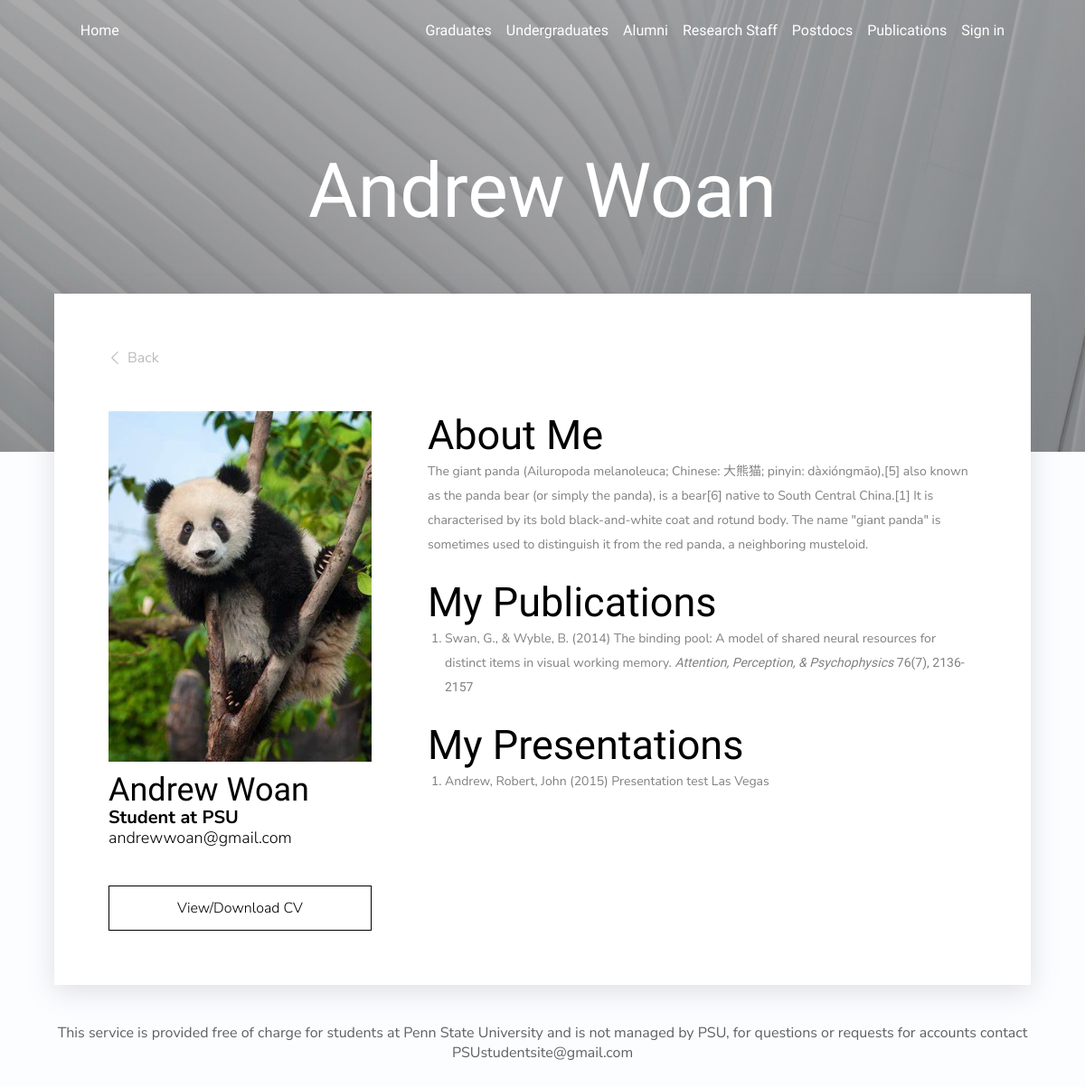
The page /profile/AndrewWoan2/ on the database its author committed.
### users/models.py (models this page shows, shortened)
class Profile(models.Model):
    ACCOUNT_TYPES = (
        ('undergrad', 'Undergraduate'),
        ('grad', 'Graduate'),
        ('invisible', 'Invisible'),
        ('post', 'Postdocs'),
        ('res', 'Research Staff'),
        ('alum', 'Alumni'),
    )
    user = models.OneToOneField(User, on_delete=models.CASCADE, null=True)
    profile_picture = models.ImageField(
        null=True, blank=True, upload_to='profiles/', default='profiles/default.png')
    username = models.CharField(
        max_length=300, null=True, blank=True, unique=True)
    name = models.CharField(max_length=300, null=True)
    email = models.EmailField(max_length=1000, null=True)
    account_type = models.CharField(max_length=300, null=True,
                                    blank=True, choices=ACCOUNT_TYPES)
    area_of_interest = models.CharField(max_length=300, null=True)
    description = models.TextField(null=True, blank=True)
    skills_and_ongoing_projects = RichTextField(null=True, blank=True)
    cv = models.FileField(
        max_length=300, upload_to='profiles/', null=True, blank=True)
    resume = models.FileField(
        max_length=300, upload_to='profiles/', null=True, blank=True)
    orcid = models.CharField(max_length=300, null=True, blank=True)
    linkedin = models.CharField(max_length=300, null=True, blank=True)
    twitter = models.CharField(max_length=300, null=True, blank=True)
    osf = models.CharField(max_length=300, null=True, blank=True)
    github = models.CharField(max_length=300, null=True, blank=True)
    facebook = models.CharField(max_length=300, null=True, blank=True)
    youtube = models.CharField(max_length=300, null=True, blank=True)
    website = models.CharField(max_length=300, null=True, blank=True)
    date_created = models.DateTimeField(auto_now_add=True)
    id = models.UUIDField(default=uuid.uuid4, unique=True,
                          primary_key=True, editable=False)

class UserPublications(models.Model):
    DISPLAY_NO = (
        ('display', 'Display'),
        ('noDisplay', 'Do not display'),
    )
    author = models.ForeignKey(
        Profile, on_delete=models.CASCADE, null=True, blank=True)
    title = models.CharField(max_length=500, null=True, blank=True)
    status_date = models.CharField(max_length=300, null=True, blank=True)
    only_enter_year_xxxx = models.IntegerField(null=True)
    contributors = models.CharField(max_length=1000, null=True, blank=True)
    journal_info = models.CharField(max_length=1000, null=True, blank=True)
    journal_title = models.CharField(max_length=1000, null=True, blank=True)
    pub_link = models.CharField(max_length=500, null=True, blank=True)
    display = models.CharField(
        max_length=300, null=True, blank=True, default='display', choices=DISPLAY_NO)
    id = models.UUIDField(default=uuid.uuid4, unique=True,
                          primary_key=True, editable=False)

class UserPresentations(models.Model):
    author = models.ForeignKey(
        Profile, on_delete=models.CASCADE, null=True, blank=True)
    title = models.CharField(max_length=500, null=True, blank=True)
    status_date = models.CharField(max_length=300, null=True, blank=True)
    contributors = models.CharField(max_length=500, null=True, blank=True)
    conference_venue = models.CharField(max_length=500, null=True, blank=True)
    id = models.UUIDField(default=uuid.uuid4, unique=True,
                          primary_key=True, editable=False)

### users/views.py (the view)
# urls.py: path('profile/<str:username>/', views.userProfile, name='user-profile'),
def userProfile(request, username):
    profile = Profile.objects.get(username=username)
    publications = profile.userpublications_set.all()
    presentations = profile.userpresentations_set.all()
    context = {'profile': profile, 'publications': publications,
               'presentations': presentations}
    return render(request, 'users/user-profile.html', context)

### users/templates/users/user-profile.html (shortened to what this page needs)
{% extends "main.html"%}
{% block content %}
<div class="background-image4">
    <div class="hero-titles">
        <h1 class="hero-title2">
            {{profile.name}}
        </h1>
    </div>
</div>
<div class="profile-section2">
    <div class="paper2">
        <div class="back">
            <a href="{% url 'profiles' %}" class="back-container">
                <div class="back-name">Back</div>
            </a>
        </div>
        <div class="everything-else">
            <div class="left-profile">
                <div class="formatting2">
                    <img src="{{ profile.profile_picture.url }}" alt="">
                </div>
                <div class="profile-name">{{profile.name}}</div>
                <div class="profile-occupation">{{profile.area_of_interest}}</div>
                <div class="profile-email">{{profile.email}}</div>
                {% if profile.cv %}
                <div class="cv-cont"><a href="{{profile.cv.url}}" class="cv-else">View/Download CV</a>
                </div>
                {% endif %}
            </div>
            <div class="right-profile">
                {% if profile.description %}
                <div class="bio-title about-me just">About Me</div>
                <div class="about-text profile-text">{{profile.description}}</div>
                {% endif %}
                {% if publications %}
                <div class="bio-title my-publications">My Publications</div>
                <ol class="pubs">
                    {% for publication in publications %}
                        <li class="about-text profile-text2">{{publication.contributors}} ({{publication.status_date}}) {{publication.title}} <span style="font-style:italic;">{{publication.journal_title}}</span> <span>{{publication.journal_info}}</span></li>
                    {% endfor %}
                </ol>
                {% endif %}
                {% if presentations %}
                <div class="bio-title my-publications mg">My Presentations</div>
                <ol class="pubs">
                    {% for presentation in presentations %}
                        <li class="about-text profile-text2">{{presentation.contributors}} ({{presentation.status_date}}) {{presentation.title}} {{presentation.conference_venue}}</li>
                    {% endfor %}
                </ol>
                {% endif %}
            </div>
        </div>
    </div>
    </div>
{% endblock %}

### static/css/main.css (style rules this page uses)
*, html { margin: 0; padding: 0; box-sizing: border-box; font-family: "Forum", sans-serif; }
:root { --neutralBlue: #fcfdff; --fadedBlue: #6a90c9; --lightGray: #606060; }
html { background-color: var(--neutralBlue); }
a { text-decoration: none; }
h1, h2 { font-weight: 400; }
.background-image4 { background-image: url("../images/psych.jpg"); object-fit: cover; background-size: cover; background-position: center center; background-repeat: no-repeat; height: 500px; display: flex; flex-direction: column; justify-content: center; align-items: center; }
.hero-titles { display: flex; flex-direction: column; justify-content: center; align-items: center; }
.profile-section2 { display: flex; justify-content: center; }
.back { display: flex; justify-content: space-between; align-items: left; margin-bottom: 48px; }
.back-name { margin-left: 7px; font-family: "Nunito Sans"; color: #bbb; }
.back-container { display: flex; flex-direction: row; justify-content: center; align-items: center; }
.paper2 { box-shadow: rgba(100, 100, 111, 0.2) 0px 7px 29px 0px; background-color: white; position: relative; margin-top: -175px; width: 90%; display: flex; flex-direction: column; justify-content: center; max-width: 1150px; padding: 60px; }
.hero-title2 { font-size: 7vw; color: white; text-align: center; margin-bottom: 78px; }
.formatting2 { width: 291px; height: 387.57px; display: flex; justify-content: center; align-items: center; overflow: hidden; }
.formatting2 img { min-height: 100%; min-width: 100%; object-fit: cover; }
.everything-else { display: flex; flex-direction: row; }
.right-profile { margin-left: 62px; }
.bio-title { font-size: 45px; }
.profile-name { font-size: 36px; margin-top: 10px; }
.profile-occupation { font-family: Nunito Sans; font-style: normal; font-weight: bold; font-size: 20px; line-height: 20px; }
.pubs { margin-left: 19px; }
.profile-email { font-family: Nunito Sans; font-style: normal; font-weight: 300; font-size: 18px; line-height: 25px; }
.profile-text { font-family: Nunito Sans; font-style: normal; font-weight: normal; font-size: 14px; line-height: 27px; margin-bottom: 24px; color: #808080; }
.profile-text2 { font-family: Nunito Sans; font-style: normal; font-weight: normal; font-size: 14px; line-height: 27px; color: #808080; }
.mg { margin-top: 24px; }
.cv-cont { width: 100%; display: flex; justify-content: center; align-items: center; margin-top: 24px; }
.cv-else { width: 100%; display: flex; justify-content: center; align-items: center; border: 1px solid #000000; color: black; height: 50px; font-family: Nunito Sans; font-style: normal; font-weight: 300; }

### rows shown on the page
Profile: name "Andrew Woan", profile_picture (picture), area_of_interest "Student at PSU", email "andrewwoan@gmail.com", description "The giant panda (Ailuropoda melanoleuca; Chinese: 大熊猫; pinyin: dàxióngmāo),[5] also known as the panda bear (or simply the panda), is a bear[6] native to South Central China.[1] It is characterised by its bold black-and-white coat and rotund body. The name \"giant panda\" is sometimes used to distinguish it from the red panda, a neighboring musteloid."
UserPublications: contributors "Swan, G., & Wyble, B.", status_date "2014", title "The binding pool: A model of shared neural resources for distinct items in visual working memory.", journal_title "Attention, Perception, & Psychophysics", journal_info "76(7), 2136-2157"
UserPresentations: contributors "Andrew, Robert, John", status_date "2015", title "Presentation test", conference_venue "Las Vegas"
